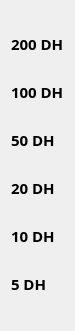
    <widget class="QWidget" name="layoutWidget">
     <property name="geometry">
      <rect>
       <x>20</x>
       <y>0</y>
       <width>66</width>
       <height>331</height>
      </rect>
     </property>
     <layout class="QVBoxLayout" name="verticalLayout_2">
      <item>
       <widget class="QLabel" name="mp">
        <property name="maximumSize">
         <size>
          <width>16777215</width>
          <height>19</height>
         </size>
        </property>
        <property name="font">
         <font>
          <family>Mongolian Baiti</family>
          <pointsize>11</pointsize>
          <weight>75</weight>
          <bold>true</bold>
         </font>
        </property>
        <property name="styleSheet">
         <string notr="true">background-color:transparent;</string>
        </property>
        <property name="text">
         <string>200 DH</string>
        </property>
       </widget>
      </item>
      <item>
       <widget class="QLabel" name="mp_2">
        <property name="maximumSize">
         <size>
          <width>16777215</width>
          <height>19</height>
         </size>
        </property>
        <property name="font">
         <font>
          <family>Mongolian Baiti</family>
          <pointsize>11</pointsize>
          <weight>75</weight>
          <bold>true</bold>
         </font>
        </property>
        <property name="styleSheet">
         <string notr="true">background-color:transparent;</string>
        </property>
        <property name="text">
         <string>100 DH</string>
        </property>
       </widget>
      </item>
      <item>
       <widget class="QLabel" name="mp_3">
        <property name="maximumSize">
         <size>
          <width>16777215</width>
          <height>19</height>
         </size>
        </property>
        <property name="font">
         <font>
          <family>Mongolian Baiti</family>
          <pointsize>11</pointsize>
          <weight>75</weight>
          <bold>true</bold>
         </font>
        </property>
        <property name="styleSheet">
         <string notr="true">background-color:transparent;</string>
        </property>
        <property name="text">
         <string>50 DH</string>
        </property>
       </widget>
      </item>
      <item>
       <widget class="QLabel" name="mp_4">
        <property name="maximumSize">
         <size>
          <width>16777215</width>
          <height>19</height>
         </size>
        </property>
        <property name="font">
         <font>
          <family>Mongolian Baiti</family>
          <pointsize>11</pointsize>
          <weight>75</weight>
          <bold>true</bold>
         </font>
        </property>
        <property name="styleSheet">
         <string notr="true">background-color:transparent;</string>
        </property>
        <property name="text">
         <string>20 DH</string>
        </property>
       </widget>
      </item>
      <item>
       <widget class="QLabel" name="mp_5">
        <property name="maximumSize">
         <size>
          <width>16777215</width>
          <height>19</height>
         </size>
        </property>
        <property name="font">
         <font>
          <family>Mongolian Baiti</family>
          <pointsize>11</pointsize>
          <weight>75</weight>
          <bold>true</bold>
         </font>
        </property>
        <property name="styleSheet">
         <string notr="true">background-color:transparent;</string>
        </property>
        <property name="text">
         <string>10 DH</string>
        </property>
       </widget>
      </item>
      <item>
       <widget class="QLabel" name="mp_6">
        <property name="maximumSize">
         <size>
          <width>16777215</width>
          <height>19</height>
         </size>
        </property>
        <property name="font">
         <font>
          <family>Mongolian Baiti</family>
          <pointsize>11</pointsize>
          <weight>75</weight>
          <bold>true</bold>
         </font>
        </property>
        <property name="styleSheet">
         <string notr="true">background-color:transparent;</string>
        </property>
        <property name="text">
         <string>5 DH</string>
        </property>
       </widget>
      </item>
     </layout>
    </widget>
